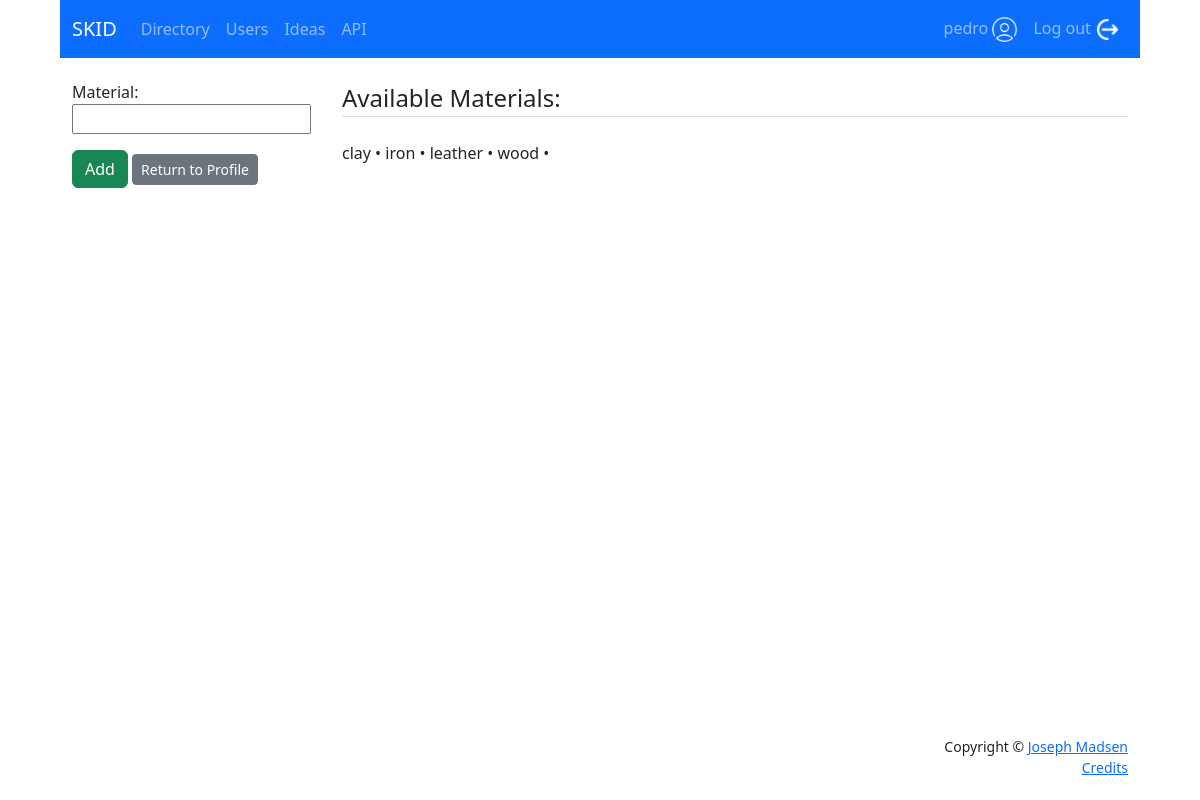
Page /users/add-material/ (signed in) on the committed database.
### users/models.py (models this page shows, shortened)
class Material(models.Model):
    material = models.CharField(max_length=100, unique=True)
    def __str__(self):
        return self.material

### users/views.py (the view)
# urls.py: path('add-material/', views.add_material, name='add_material'),
@login_required
def add_material(request):
    try:
        materials = Material.objects.all().order_by('material')
        form = MaterialForm(request.POST)
        if request.method == 'POST':
            if form.is_valid():
                form.save()
                messages.success(request, 'Material added.')
            return redirect('users:add_material')
        elif request.method == 'GET':
            context = {
                'materials': materials,
                'form': form,
            }
            return render(request, 'users/add_material.html', context=context)
        raise Exception("users/views.py add_material()")
    except Exception as err:
        print("ERROR: ", str(err))
        context = {'error': str(err)}
        return render(request, 'error_page.html', context, content_type='text/html')

### users/forms.py
class MaterialForm(forms.ModelForm):
    material = forms.CharField(required=False)
    class Meta:
        model = Material
        fields= ['material']

### users/templates/users/add_material.html (shortened to what this page needs)
{% extends 'base.html' %}
{% block content %}
<div class="container">
    <div class="row justify-content-evenly">
        <div class="col-3">
            <form action="" method="post">
                {{ form.as_p}}
                <input class="btn btn-success" type="submit" value="Add">
                <a class="btn btn-secondary btn-sm" href="{% url 'users:profile' user.id %}">Return to Profile</a>
            </form>
        </div>
        <div class="col-9">
            <legend class="border-bottom mb-4">Available Materials:</legend>
            {% for material in materials %}
                {{ material }} •
            {% endfor %}
        </div>
    </div>
</div>
{% endblock content %}

### users/templates/base.html (shortened to what this page needs)
<!DOCTYPE html>
<html lang="en">
<head>
    <link rel="stylesheet" href="https://cdn.jsdelivr.net/npm/bootstrap@5.3.0-alpha1/dist/css/bootstrap.min.css"
      rel="stylesheet"
>
    {% load static %}
    <link rel="stylesheet" href="{% static 'css/styles.css' %}">
</head>
<body>
<div class="header">
{% block navbar %}
<nav class="navbar navbar-expand-lg bg-primary" data-bs-theme="dark">
  <div class="container-fluid">
    <a class="navbar-brand" href="{% url 'home' %}">SKID</a>
    <div class="collapse navbar-collapse" id="navbarSupportedContent">
      <div class="navbar-nav">
        <a class="nav-link" aria-current="page" href="{% url 'directory:directory' %}">Directory</a>
        <a class="nav-link" aria-current="page" href="{% url 'directory:users' %}">Users</a>
        <a class="nav-link" aria-current="page" href="{% url 'directory:ideas' %}">Ideas</a>
        <a class="nav-link" aria-current="page" href="/api">API</a>
      </div>
      <div class="navbar-nav ms-auto">
        {% if user.is_authenticated %}
          <a class="nav-link" href="{% url 'users:profile' user.id %}">{{ user }} <img class="icon" src="{% static 'images/user.png' %}" alt=""></a>
          <a class="nav-link" href="{% url 'account_logout' %}">Log out <img class="icon" src="{% static 'images/logout.png' %}" alt=""></a>
        {% else %}
          <a class="nav-item nav-link" href="{% url 'account_signup' %}">Sign up <img class="icon" src="{% static 'images/signup.png' %}" alt=""></a>
          <a class="nav-item nav-link" href="{% url 'account_login' %}">Log in <img class="icon" src="{% static 'images/login.png' %}" alt=""></a>
        {% endif %}
      </div>
    </div>
  </div>
</nav>
<div class="spacer"></div>
{% endblock navbar %}
</div>
<div class="content-wrap">
{% block content %}
{% endblock content %}
</div>
<div class="footer">
{% block footer %}
<div class="container">
  <footer class="mt-auto py-3 bg-grey">
    <p class="m-0 text-dark text-end small">Copyright &copy; <a href="https://www.josephmadsen.com">Joseph Madsen</a></p>
    <p class="m-0 text-dark text-end small"><a href="{% url 'credits' %}">Credits</a></p>
  </footer>
</div>
{% endblock footer %}
</div>
</body>
</html>

### users/static/css/styles.css (style rules this page uses)
body { max-width: 1080px; margin: auto; }
.header { height: 80px; }
.content-wrap { min-height: calc(100vh - 160px); }
.footer { height: 80px; }
.icon { height: 25px; width: 25px; }
.spacer { min-width: 10px; min-height: 10px; }

### rows in the picture
Material: material "clay"
Material: material "iron"
Material: material "leather"
Material: material "wood"

### other values in the picture
{{ user }} "pedro"
